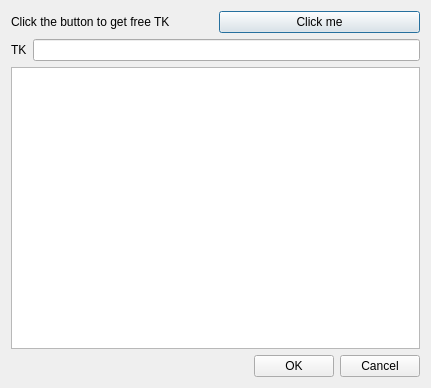
<?xml version="1.0" encoding="UTF-8"?>
<ui version="4.0">
 <class>freeXYZDialog</class>
 <widget class="QDialog" name="freeXYZDialog">
  <property name="geometry">
   <rect>
    <x>0</x>
    <y>0</y>
    <width>431</width>
    <height>388</height>
   </rect>
  </property>
  <property name="windowTitle">
   <string>Free Online Base Map in JL-1</string>
  </property>
  <layout class="QVBoxLayout" name="verticalLayout">
   <item>
    <layout class="QHBoxLayout" name="horizontalLayout">
     <item>
      <widget class="BodyLabel" name="BodyLabel_3">
       <property name="text">
        <string>Click the button to get free TK</string>
       </property>
      </widget>
     </item>
     <item>
      <widget class="PushButton" name="intoWeb">
       <property name="text">
        <string>Click me</string>
       </property>
      </widget>
     </item>
    </layout>
   </item>
   <item>
    <layout class="QHBoxLayout" name="horizontalLayout_3">
     <item>
      <widget class="BodyLabel" name="BodyLabel_4">
       <property name="text">
        <string>TK</string>
       </property>
      </widget>
     </item>
     <item>
      <widget class="LineEdit" name="tkLE"/>
     </item>
    </layout>
   </item>
   <item>
    <widget class="ListView" name="listView"/>
   </item>
   <item>
    <layout class="QHBoxLayout" name="horizontalLayout_2">
     <item>
      <spacer name="horizontalSpacer">
       <property name="orientation">
        <enum>Qt::Horizontal</enum>
       </property>
       <property name="sizeHint" stdset="0">
        <size>
         <width>40</width>
         <height>20</height>
        </size>
       </property>
      </spacer>
     </item>
     <item>
      <widget class="PushButton" name="runPB">
       <property name="text">
        <string>OK</string>
       </property>
      </widget>
     </item>
     <item>
      <widget class="PushButton" name="cancelPB">
       <property name="text">
        <string>Cancel</string>
       </property>
      </widget>
     </item>
    </layout>
   </item>
  </layout>
 </widget>
 <customwidgets>
  <customwidget>
   <class>PushButton</class>
   <extends>QPushButton</extends>
   <header>qfluentwidgets</header>
  </customwidget>
  <customwidget>
   <class>BodyLabel</class>
   <extends>QLabel</extends>
   <header>qfluentwidgets</header>
  </customwidget>
  <customwidget>
   <class>LineEdit</class>
   <extends>QLineEdit</extends>
   <header>qfluentwidgets</header>
  </customwidget>
  <customwidget>
   <class>ListView</class>
   <extends>QListView</extends>
   <header>qfluentwidgets</header>
  </customwidget>
 </customwidgets>
 <resources/>
 <connections/>
</ui>
